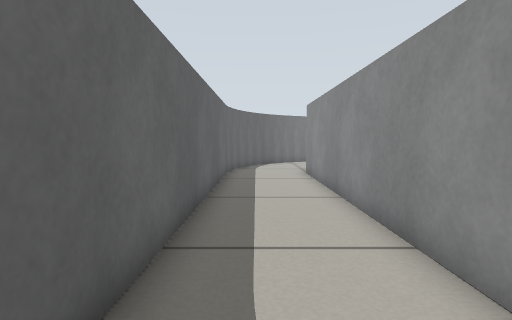
[1] (above)

16 first-person views from a walk through a world built for the Gazebo simulator. The camera is 0.41 m above the floor, tilts 4° down and sees 80° across. The floor is counted in squares, 0.25 m on a side. Each view is taken from the middle of a square. On the plan, view 1 faces up. The plan holds only what a view shows up to about 15 squares ahead; the rest is blank.

[2]
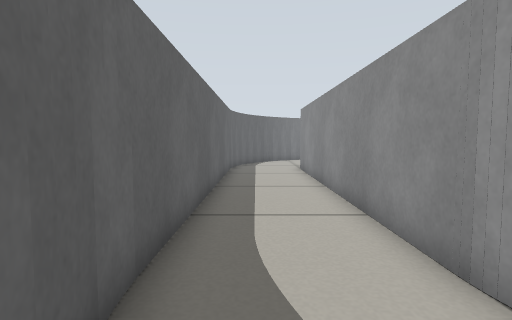

[3]
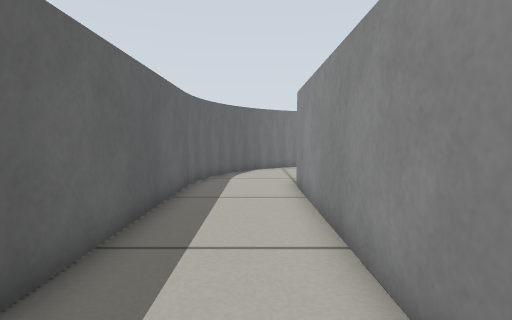

[4]
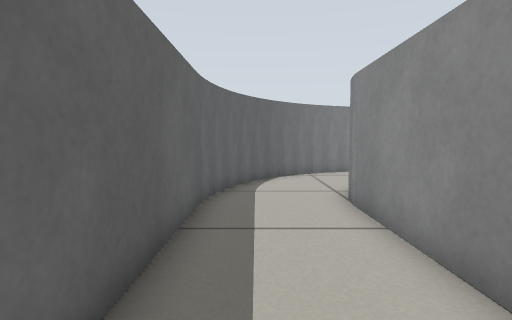

[5]
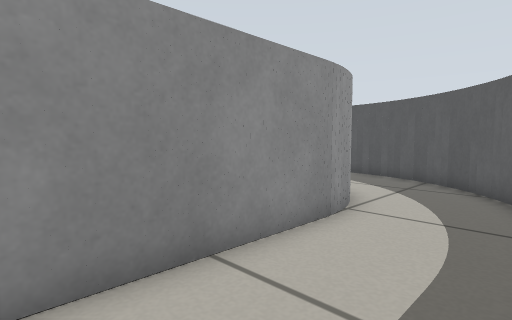

[6]
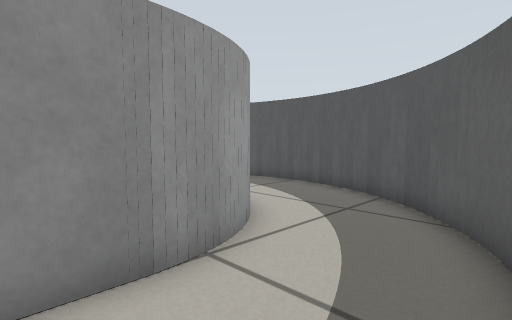

[7]
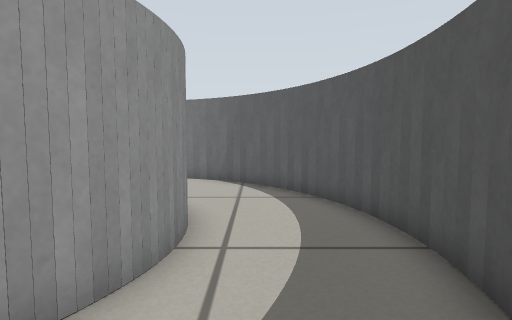

[8]
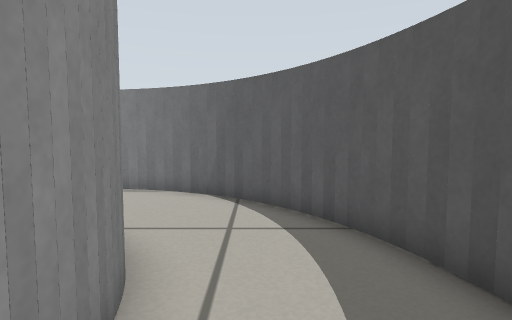

[9]
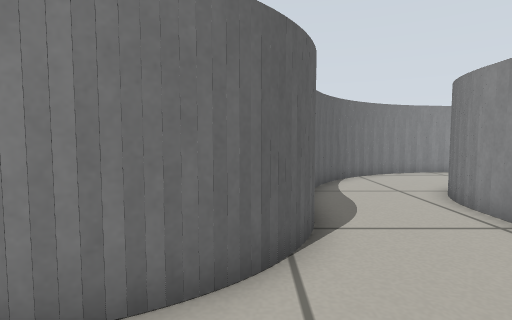

[10]
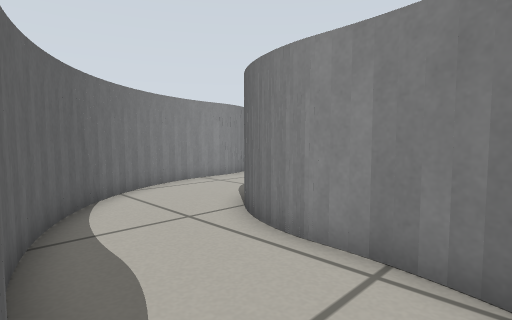

[11]
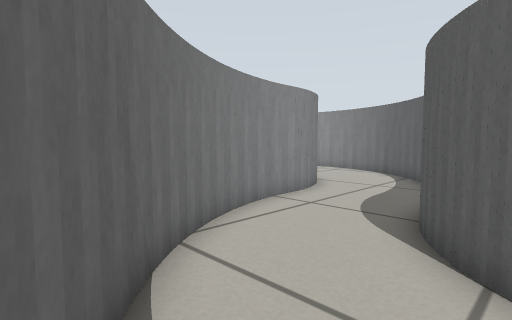

[12]
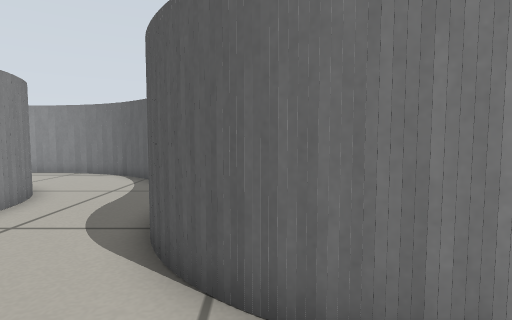

[13]
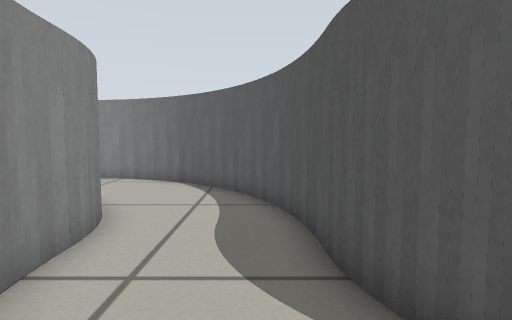

[14]
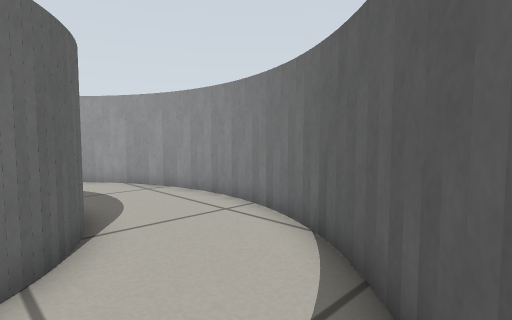

[15]
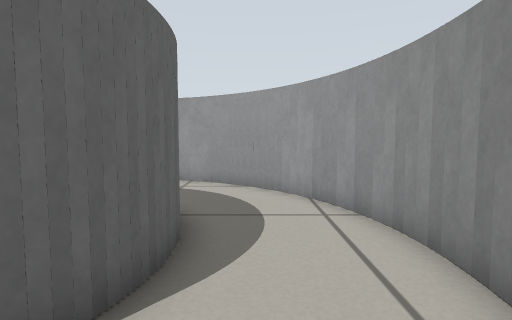

[16]
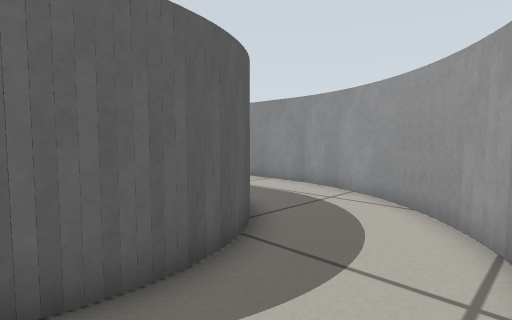

### Floor plan
Key: @ floor where view 1 was taken; # wall or solid block; . floor.
Columns run from 2 left of view 1 to 28 right of it. Each row starts with its distance up from view 1.
 23                    ####
 22     ####            ..#####
 21    ##..              .....##
 20   ##...               .....##
 19  ##....                .....##
 18  #....                   ....#
 17  #...                    #...#
 16  #...                    #...##
 15 ##...#                   ##...#
 14 #....#                    #...#
 13 #....#                   ##...#
 12 #....#                  ##...##
 11 #....#                 ##....#
 10 #....#            ######....##
  9 #....#          ###.........#
  8 #....#         ##..........##
  7 #....#        ##.........###
  6 #....#        #.....######
  5 #....#       ##....##
  4 #....#       #....##
  3 #....#       #...##
  2 #....#       #...#
  1 ##...#       #...#
  0  #@..#      ##...#
 -1  #...##    ##....#
 -2  #....### ##....##
 -3  ##.....###.....#
 -4   ##...........##
 -5    ##........###
 -6     ####...###
 -7        #####

Positions as (right, up) in squares from view 1, and headings:
1: (0, 0), facing up
2: (0, -2), facing up
3: (1, 4), facing up
4: (0, 7), facing up
5: (-1, 7), facing down-right
6: (-1, 3), facing down-right
7: (2, -4), facing right
8: (5, -4), facing right
9: (10, -5), facing up
10: (11, -1), facing up-right
11: (12, 4), facing up-right
12: (13, 4), facing right
13: (15, 7), facing right
14: (22, 7), facing up-right
15: (25, 10), facing up
16: (27, 13), facing up-left
